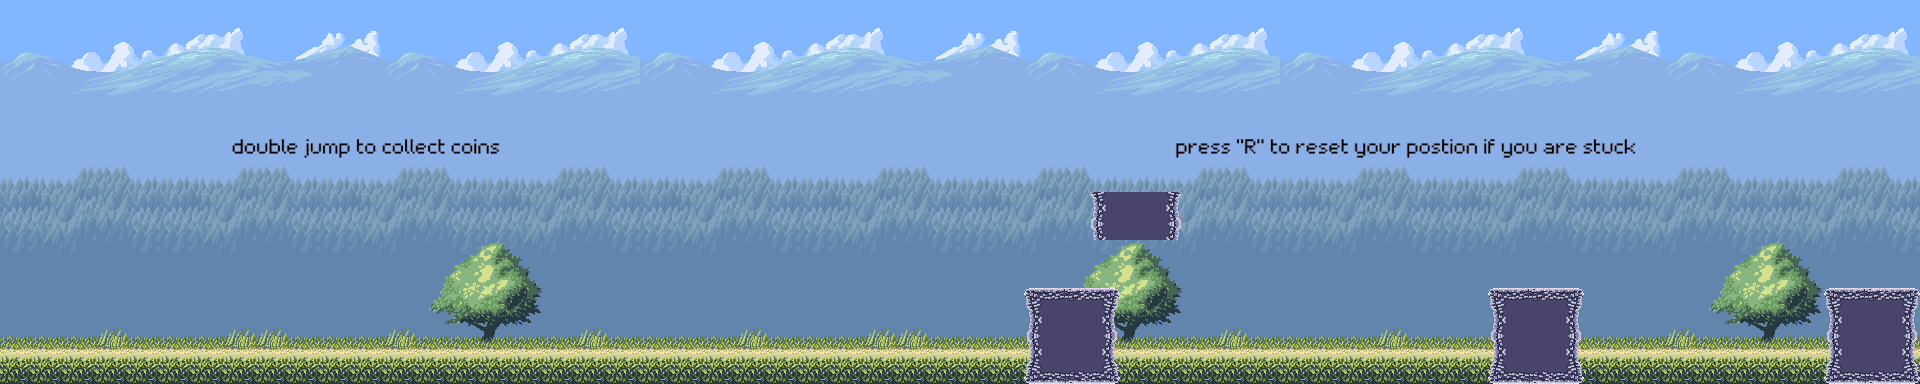

This game map was drawn from its Tiled (.tmx) file and the tilesets committed beside it. A one-line description and the trimmed map source follow:
An orthogonal 120x24 tile map with 16x16 px tiles, 5 tile layers (background, forset, grass, platform, ...), 6 tilesets and 26 objects (10x coin, 7x spikes, 2x crate, enemy).

<map version="1.10" tiledversion="1.11.0" orientation="orthogonal" renderorder="right-down" width="120" height="24" tilewidth="16" tileheight="16" infinite="0" nextlayerid="9" nextobjectid="78">
 <editorsettings>
  <export target="../1.lua" format="lua" />
 </editorsettings>
 <tileset firstgid="1" name="country-platform-tiles-example" tilewidth="16" tileheight="16" tilecount="336" columns="24">
  <image source="../../assets/country-platform-files/layers/country-platform-tiles-example.png" width="384" height="224" />
 </tileset>
 <tileset firstgid="337" name="country-platform-forest" tilewidth="16" tileheight="16" tilecount="140" columns="10">
  <image source="../../assets/country-platform-files/layers/country-platform-forest.png" width="160" height="224" />
 </tileset>
 <tileset firstgid="477" name="country-platform-back" tilewidth="16" tileheight="16" tilecount="336" columns="24">
  <image source="../../assets/country-platform-files/layers/country-platform-back.png" width="384" height="224" />
 </tileset>
 <tileset firstgid="813" name="Metroidvania Brick Tile" tilewidth="16" tileheight="16" tilecount="126" columns="14">
  <image source="../../assets/country-platform-files/layers/Metroidvania Brick Tile.png" width="224" height="152" />
 </tileset>
 <tileset firstgid="939" name="tip1" tilewidth="16" tileheight="16" tilecount="972" columns="54">
  <image source="../../assets/text/tip1.png" width="866" height="288" />
 </tileset>
 <tileset firstgid="1911" name="tip2" tilewidth="16" tileheight="16" tilecount="972" columns="54">
  <image source="../../assets/text/tip2.png" width="866" height="288" />
 </tileset>
 <layer id="2" name="background" width="120" height="24">
  <data>[2880 cells, 2400 non-empty, 366 distinct tile ids]</data>
 </layer>
 <layer id="3" name="forset" width="120" height="24">
  <data>[2880 cells, 660 non-empty, 55 distinct tile ids]</data>
 </layer>
 <layer id="1" name="grass" width="120" height="24">
  <data>[2880 cells, 756 non-empty, 194 distinct tile ids]</data>
 </layer>
 <layer id="5" name="platform" width="120" height="24">
  <data>[2880 cells, 126 non-empty, 36 distinct tile ids]</data>
 </layer>
 <layer id="8" name="text" width="120" height="24">
  <data>[2880 cells, 279 non-empty, 279 distinct tile ids]</data>
 </layer>
 <objectgroup color="#ffff00" id="6" name="objects">
  <object id="17" name="Coin" type="coin" x="351" y="318">
   <ellipse />
  </object>
  <object id="23" name="Coin" type="coin" x="388.5" y="318.5">
   <ellipse />
  </object>
  <object id="36" name="Crate" type="crate" x="1123.17" y="149.834" width="40" height="40" />
  <object id="27" name="Spikes" type="spikes" x="713" y="314" width="64" height="32" />
  <object id="33" name="Enemy" type="enemy" x="1728.33" y="288.334">
   <point />
  </object>
  <object id="43" name="Coin" type="coin" x="422.5" y="319.5">
   <ellipse />
  </object>
  <object id="44" name="Coin" type="coin" x="480.5" y="269.5">
   <ellipse />
  </object>
  <object id="46" name="Coin" type="coin" x="528" y="208">
   <ellipse />
  </object>
  <object id="48" name="Coin" type="coin" x="568.5" y="163.5">
   <ellipse />
  </object>
  <object id="50" name="Coin" type="coin" x="607.5" y="111.667">
   <ellipse />
  </object>
  <object id="51" name="Coin" type="coin" x="675.333" y="329.667">
   <ellipse />
  </object>
  <object id="52" name="Coin" type="coin" x="791.333" y="234.667">
   <ellipse />
  </object>
  <object id="53" name="Coin" type="coin" x="894.667" y="331.333">
   <ellipse />
  </object>
  <object id="71" name="Spikes" type="spikes" x="793" y="312" width="64" height="32" />
  <object id="72" name="Spikes" type="spikes" x="1206" y="309" width="64" height="32" />
  <object id="73" name="Spikes" type="spikes" x="1278" y="309" width="64" height="32" />
  <object id="74" name="Spikes" type="spikes" x="1350" y="309" width="64" height="32" />
  <object id="75" name="Spikes" type="spikes" x="1422" y="309" width="64" height="32" />
  <object id="76" name="Spikes" type="spikes" x="1130" y="309" width="64" height="32" />
  <object id="77" name="Crate" type="crate" x="538" y="292" width="40" height="40" />
 </objectgroup>
 <objectgroup color="#00aa00" id="7" name="solid">
  <object id="39" x="2" y="344" width="1923" height="40">
   <properties>
    <property name="collidable" type="bool" value="true" />
   </properties>
  </object>
  <object id="64" x="1025.39" y="289.508" width="91.2269" height="53.6515">
   <properties>
    <property name="collidable" type="bool" value="true" />
   </properties>
  </object>
  <object id="65" x="1490.05" y="284.341" width="90.8936" height="56.6515">
   <properties>
    <property name="collidable" type="bool" value="true" />
   </properties>
  </object>
  <object id="68" x="1090.39" y="195.174" width="85.7269" height="45.1515">
   <properties>
    <property name="collidable" type="bool" value="true" />
   </properties>
  </object>
  <object id="69" x="1825.55" y="286.674" width="88.8936" height="56.6515">
   <properties>
    <property name="collidable" type="bool" value="true" />
   </properties>
  </object>
  <object id="70" x="3.13655" y="-14.5757" width="10.0602" height="365.485">
   <properties>
    <property name="collidable" type="bool" value="true" />
   </properties>
  </object>
 </objectgroup>
</map>
